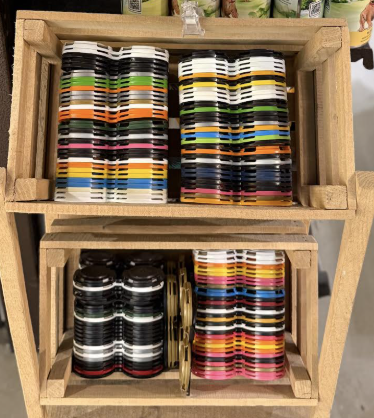
#> input picture shelf_carriers.png, 374 x 418 px
$ python -i pipeline.py   (imports and definitions only)
#> lines starting #> are read from the running program, lines starting #| are printed output that depends on the picture; after the words box and inside, x2 and y2 are one past the last pixel; in counts of white or black regions, pixels touching at a corner belong together
### autostack.py
"""Find carrier stacks automatically and work out, for each one, the slot
columns, the plain-wall columns and the top/bottom rows that counter.py needs."""
import numpy as np
from scipy import ndimage as nd

def ridge_density(L):
    """How many dark horizontal ridges (slot rows) per 31 rows, per pixel."""
    bp = nd.gaussian_filter1d(L, 0.8, axis=0) - nd.gaussian_filter1d(L, 3, axis=0)
    mn = (bp <= nd.minimum_filter1d(bp, 3, axis=0)) & (bp < -8)
    return nd.uniform_filter(mn.astype(float), (31, 9)) * 31

def _runs(mask, min_len):
    out, start = [], None
    for i, v in enumerate(list(mask) + [False]):
        if v and start is None:
            start = i
        elif not v and start is not None:
            if i - start >= min_len:
                out.append((start, i))
            start = None
    return out

def find_boxes(L, thresh=3.5):
    """Rough stack boxes (x0, y0, x1, y1): shelves are row bands of high ridge
    density, stacks are column runs inside each band."""
    D = ridge_density(L)
    m = nd.binary_opening(D > thresh, np.ones((5, 5)))
    H, W = L.shape
    boxes = []
    for y0, y1 in _runs(m.mean(1) > 0.15, 40):
        col = m[y0:y1].mean(0)
        col = nd.uniform_filter1d(col, 5)
        for x0, x1 in _runs(col > 0.35 * col.max(), 30):
            boxes.append((x0, y0, x1, y1))
    return boxes

def refine(L, box):
    """From a box drawn around one stack (top edge on the top carrier, bottom
    edge on the bottom carrier; the sides can be loose), pick the slot columns
    and the plain-wall columns."""
    x0, y0, x1, y1 = box
    sub = L[y0:y1, x0:x1]
    hp = sub - nd.uniform_filter1d(sub, 9, axis=0)
    score = np.abs(hp[5:-5]).mean(0)                      # per-column texture
    inner = np.arange(x1 - x0)
    lo, hi = int(0.08 * len(inner)), int(0.92 * len(inner))
    s_in = score[lo:hi]
    # slot columns: the strongest-textured run in the left half of the stack
    half = lo + (hi - lo) // 2
    # slots are the columns with the most dark ridges (colour-band edges give texture too)
    bp = nd.gaussian_filter1d(sub, 0.8, axis=0) - nd.gaussian_filter1d(sub, 3, axis=0)
    rid = ((bp <= nd.minimum_filter1d(bp, 3, axis=0)) & (bp < -8))[5:-5].mean(0)
    rid = nd.uniform_filter1d(rid, 3)
    c = lo + int(np.argmax(rid[lo:half]))
    slot = [x for x in range(c - 3, c + 4) if lo <= x < hi and rid[x] > 0.7 * rid[c]]
    # wall columns: longest run of medium texture (plain plastic, not slots or background)
    med = (score > 0.25 * s_in.max()) & (score < 0.65 * s_in.max())
    med[:lo] = False; med[hi:] = False
    runs = _runs(med, 4) or [(lo, lo + 4)]
    a, b = max(runs, key=lambda r: r[1] - r[0])
    solid = list(range(a + 1, b - 1)) or list(range(a, b))
    top, bottom = y0, y1 - 1
    return dict(slot=[x0 + x for x in slot], solid=[x0 + x for x in solid],
                top=int(top), bottom=int(bottom), box=box)

def _ridge_boxes(L, thresh=3.0, frac=0.5):
    """Stack boxes with no hand input: find_boxes gives the shelf bands and
    column runs, then each box is narrowed to its stack's columns and to the
    longest run of rows that still has dense slot ridges."""
    D = ridge_density(L)
    out = []
    for x0, y0, x1, y1 in find_boxes(L, thresh):
        mask = nd.binary_opening(D[y0:y1, x0:x1] > thresh, np.ones((5, 5)))
        col = nd.uniform_filter1d(mask.mean(0), 5)
        xs = np.where(col > 0.35 * col.max())[0]
        prof = nd.uniform_filter1d(mask[:, xs[0]:xs[-1] + 1].mean(1), 7)
        runs = _runs(prof > frac * prof.max(), 20)
        if not runs:
            continue
        r = max(runs, key=lambda r: r[1] - r[0])
        out.append((int(x0 + xs[0]), int(y0 + r[0]), int(x0 + xs[-1] + 1), int(y0 + r[1])))
    return out

def _blob_boxes(rgb, dist=35, min_area=600):
    """Stacks as foreground blobs: pixels far from their row's median colour
    (the wall/shelf behind). Works when the background is mostly plain."""
    d = np.sqrt(((rgb - np.median(rgb, axis=1, keepdims=True)) ** 2).sum(2))
    m = nd.binary_opening(nd.binary_closing(d > dist, np.ones((9, 9))), np.ones((7, 7)))
    lab, _ = nd.label(m)
    boxes = [(s[1].start, s[0].start, s[1].stop, s[0].stop) for s in nd.find_objects(lab)]
    # a carrier close to the wall's colour splits its stack: rejoin pieces that
    # share their columns and sit within `gap` rows of each other
    gap, merged = 35, True
    while merged:
        merged = False
        for i in range(len(boxes)):
            for j in range(i + 1, len(boxes)):
                a, b = boxes[i], boxes[j]
                ov = min(a[2], b[2]) - max(a[0], b[0])
                if ov >= 0.7 * min(a[2] - a[0], b[2] - b[0]) and max(a[1], b[1]) - min(a[3], b[3]) <= gap:
                    boxes[i] = (min(a[0], b[0]), min(a[1], b[1]), max(a[2], b[2]), max(a[3], b[3]))
                    del boxes[j]
                    merged = True
                    break
            if merged:
                break
    return [b for b in boxes if (b[2] - b[0]) * (b[3] - b[1]) >= min_area]

def auto_boxes(rgb):
    """rgb: HxWx3 float. Returns (boxes, loose): loose boxes (ridge method) may
    spill past the stack's ends and need trim_ends. Foreground blobs when they look like separate stacks
    (none covers over a third of the photo); otherwise slot-ridge density."""
    H, W = rgb.shape[:2]
    blobs = _blob_boxes(rgb)
    if blobs and all((x1 - x0) * (y1 - y0) < H * W / 3 for x0, y0, x1, y1 in blobs):
        return blobs, False
    return _ridge_boxes(rgb.mean(2)), True

# [21 lines left out: function trim_ends, not called in this run]

### counter.py
"""Can-carrier stack counter.

Carriers sit in stacks seen edge-on. Every carrier shows one dark "slot" row
(the gap through its side openings) at its bottom edge, so counting carriers is
counting slot rows. Pipeline per stack:
  1. take the vertical brightness profile through the slot columns
  2. estimate the carrier pitch (px per carrier) from the profile spectrum
  3. dynamic programming picks the slot rows: dark rows, spaced about one pitch
  4. each carrier's colour = median of the solid (non-slot) columns between slots
  5. a k-NN colour classifier (trained on hand-labelled carriers) names the colour
"""
import numpy as np

# [73 lines left out: functions period, dp_slots, analyse_stack, rgb_to_lab, not called in this run]

class KNNColour:
    def __init__(self, k=3):
        self.k = k
    # [13 lines left out: functions fit, predict, not called in this run]

### pipeline.py
"""One call from photo to counts + annotated picture (used by server.py).

analyse(PIL image) finds the stacks, counts the carriers in each, names each
carrier's colour, and returns the marked-up photo."""
import json, os
from collections import Counter
import numpy as np
from PIL import Image, ImageDraw, ImageFont, ImageOps
from counter import analyse_stack, KNNColour
from autostack import auto_boxes, refine, trim_ends
from synth import PALETTE

HERE = os.path.dirname(os.path.abspath(__file__))
# [1 line not run here, left out]
# [1 line that did not run here, left out]
HEIGHT = 418          # the model was tuned at ~4-5 px per carrier at this photo height
MAX_OUT = 1600        # longest side of the annotated picture

def _font(size):
    for f in ('DejaVuSans-Bold.ttf', 'DejaVuSans.ttf'):
        try:
            return ImageFont.truetype(f, size)
        except OSError:
            pass
    return ImageFont.load_default()

def _reading_order(boxes):
    """Shelf by shelf, left to right. Boxes share a shelf when their row spans overlap."""
    shelves = []
    for b in sorted(boxes, key=lambda b: b[1]):
        for sh in shelves:
            lo, hi = min(x[1] for x in sh), max(x[3] for x in sh)
            if min(hi, b[3]) - max(lo, b[1]) > 0.3 * (b[3] - b[1]):
                sh.append(b); break
        else:
            shelves.append([b])
    return [b for sh in sorted(shelves, key=lambda sh: min(x[1] for x in sh)) for b in sorted(sh, key=lambda b: b[0])]

def analyse(img, height=HEIGHT):
    img = ImageOps.exif_transpose(img).convert('RGB')
    if max(img.size) > MAX_OUT:
        k = MAX_OUT / max(img.size)
        img = img.resize((round(img.width * k), round(img.height * k)), Image.LANCZOS)
    s = height / img.height if img.height > height else 1.0     # photo -> model scale
    small = img.resize((round(img.width * s), round(img.height * s)), Image.LANCZOS) if s != 1 else img
    rgb = np.asarray(small).astype(float); L = rgb.mean(2)
    boxes, loose = auto_boxes(rgb)
    boxes = _reading_order(boxes)

    out = img.copy().convert('RGBA'); ov = Image.new('RGBA', out.size, (0, 0, 0, 0)); d = ImageDraw.Draw(ov)
    fs = max(14, img.width // 40); font = _font(fs); lw = max(2, img.width // 350)
    stacks, total = [], Counter()
    for i, b in enumerate(boxes):
        try:
            st = refine(L, tuple(int(v) for v in b))
            P, slots, cols = analyse_stack(rgb, st['slot'], st['solid'], st['top'], st['bottom'], *MODEL['params'])
            if loose:
                lo, hi = trim_ends(L, st['slot'], slots, P)
                slots, cols = slots[lo:hi], cols[lo:hi]
        except Exception:
            continue
        if not len(slots):
            continue
        names = list(KNN.predict(cols))
        c = Counter(names); total.update(c)
        x0, y0, x1, y1 = [v / s for v in b]
        d.rectangle([x0, y0, x1, y1], outline=(255, 0, 255, 255), width=lw)
        for y, n in zip(slots, names):
            Y = (y + 0.5) / s; h = max(2, 1.6 / s)
            d.line([(x0, Y), (x1, Y)], fill=(255, 255, 255, 110), width=1)
            d.rectangle([x0 - 7 * h, Y - h, x0 - 2 * h, Y + h], fill=PALETTE[n] + (255,), outline=(0, 0, 0, 255))
        label = f'#{len(stacks) + 1}  {len(slots)}'
        tw = d.textlength(label, font=font)
        ty = max(0, y0 - fs - 8)
        d.rectangle([x0, ty, x0 + tw + 12, ty + fs + 6], fill=(255, 0, 255, 235))
        d.text((x0 + 6, ty + 2), label, fill=(255, 255, 255, 255), font=font)
        stacks.append(dict(id=len(stacks) + 1, count=len(slots), colours=dict(c.most_common()),
                           box=[round(v) for v in (x0, y0, x1, y1)]))
    n = sum(total.values())
    return dict(image=Image.alpha_composite(out, ov).convert('RGB'), size=list(img.size), stacks=stacks, total=n,
                cans=4 * n, colours=dict(total.most_common()),
                colour_rgb={k: PALETTE[k] for k in total})

>>> from PIL import Image
>>> picture = Image.open('shelf_carriers.png')
#> picture is the input picture: PIL image 374x418 RGB; mean R, G, B 138.8, 113.7, 86.2
>>> result = analyse(picture)
#> in _blob_boxes, `m = nd.binary_opening(nd.binary_closing(d > dist, np.ones((9, 9))), np..`:
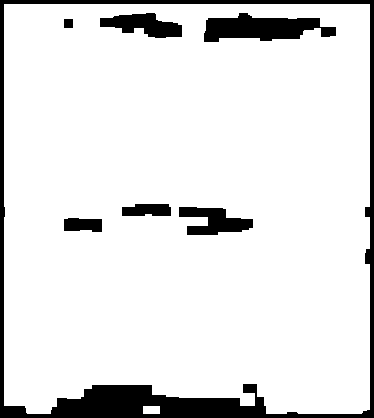
#> m: shape (418, 374) bool; 89.2% white; 7 black regions, largest, box (x1, y1, x2, y2) and area: (0, 0, 374, 418) 10774, (204, 13, 336, 42) 2449, (179, 207, 253, 235) 1263
#> in _blob_boxes, `lab, _ = nd.label(m)`:
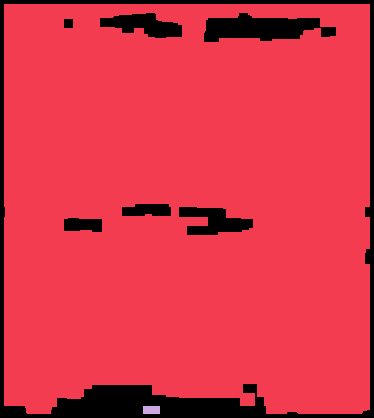
#> lab: shape (418, 374) int32; 3 distinct labels, from 0 to 2; one colour per label, 0 black
#> in _blob_boxes, `boxes = [(s[1].start, s[0].start, s[1].stop, s[0].stop) for s in nd.fi..`: boxes = [(4, 4, 370, 414), (143, 406, 160, 414)]
#> after the loop in _blob_boxes, `while merged:`: boxes = [(4, 4, 370, 414)]
#> in ridge_density, `mn = (bp <= nd.minimum_filter1d(bp, 3, axis=0)) & (bp < -8)`: mn: shape (418, 374) bool; 7.9% white in thin lines or dots
#> in find_boxes, `m = nd.binary_opening(D > thresh, np.ones((5, 5)))`:
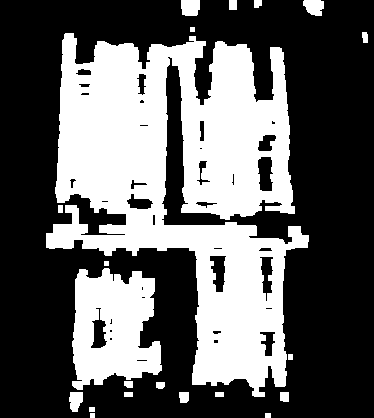
#> m: shape (418, 374) bool; 37.7% white; 21 white regions, largest, box (x1, y1, x2, y2) and area: (46, 33, 309, 397) 49509, (72, 268, 162, 390) 7845, (181, 0, 200, 16) 281
#> in find_boxes, `H, W = L.shape`: H = 418; W = 374
#> the loop in _ridge_boxes, `for x0, y0, x1, y1 in find_boxes(L, thresh):` made 4 passes
#> (x0, y0, x1, y1, r) on passes 1, 2, 4: (58, 42, 167, 217, (3, 173)), (181, 42, 262, 217, (3, 173)), (194, 224, 285, 386, (0, 161))
#> (x0, y0, x1, y1, runs) on pass 3: (73, 224, 160, 386, [(0, 25), (52, 154)])
#> pass 1, in _ridge_boxes, `mask = nd.binary_opening(D[y0:y1, x0:x1] > thresh, np.ones((5, 5)))`:
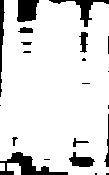
#> mask: shape (175, 109) bool; 88.1% white; 21 black regions (10 under 20 px), largest, box (x1, y1, x2, y2) and area: (0, 152, 68, 175) 604, (17, 0, 39, 22) 399, (49, 0, 109, 27) 347
#> after the loop in _ridge_boxes, `for x0, y0, x1, y1 in find_boxes(L, thresh):`: out = [(58, 45, 167, 215), (181, 45, 262, 215), (73, 276, 160, 378), (194, 224, 285, 385)]
#> in analyse, `boxes, loose = auto_boxes(rgb)`: boxes has the same summary as out in _ridge_boxes; loose = True
#> the loop in _reading_order, `for b in sorted(boxes, key=lambda b: b[1]):` made 4 passes
#> after the loop in _reading_order, `for b in sorted(boxes, key=lambda b: b[1]):`: sh = [(194, 224, 285, 385), (73, 276, 160, 378)]; shelves = [[(58, 45, 167, 215), (181, 45, 262, 215)], [(194, 224, 285, 385), (73, 276, 160, 378)]]
#> in analyse, `ov = Image.new('RGBA', out.size, (0, 0, 0, 0))`: ov: PIL image 374x418 RGBA; every value is 0
#> the loop in analyse, `for i, b in enumerate(boxes):` made 4 passes
#> pass 1, in refine, `hp = sub - nd.uniform_filter1d(sub, 9, axis=0)`:
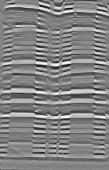
#> hp: shape (170, 109) float64; min -145.4, max 138.4, mean 0; drawn with min black and max white
#> pass 1, in refine, `bp = nd.gaussian_filter1d(sub, 0.8, axis=0) - nd.gaussian_filter1d(sub..`:
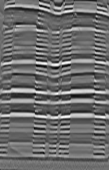
#> bp: shape (170, 109) float64; min -73.27, max 97.6, mean 0; drawn with min black and max white
#> pass 2, in refine (call 2), `sub = L[y0:y1, x0:x1]`:
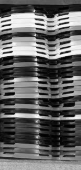
#> sub: shape (170, 81) float64; min 0.333, max 251.3, mean 100.2
#> after the loop in analyse, `for i, b in enumerate(boxes):`: stacks = []; total = 0 items
#> in analyse, `n = sum(total.values())`: n = 0
#> result = 7 items

$ run again, on shelf_carriers_counted.png
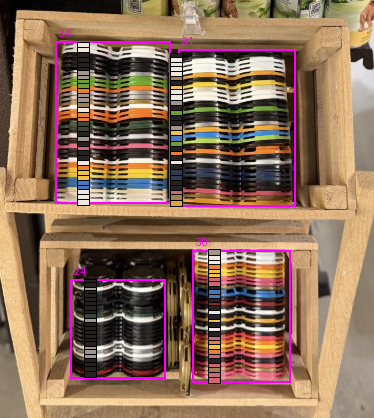
#> input picture shelf_carriers_counted.png, 374 x 418 px
#> picture is the input picture: PIL image 374x418 RGB; mean R, G, B 140.9, 111.1, 89.7
#> lab: shape (418, 374) int32; 3 distinct labels, from 0 to 2
#> in _blob_boxes, `boxes = [(s[1].start, s[0].start, s[1].stop, s[0].stop) for s in nd.fi..`: boxes = [(4, 4, 370, 414), (143, 406, 160, 414)]
#> after the loop in _blob_boxes, `while merged:`: boxes = [(4, 4, 370, 414)]
#> in ridge_density, `mn = (bp <= nd.minimum_filter1d(bp, 3, axis=0)) & (bp < -8)`:
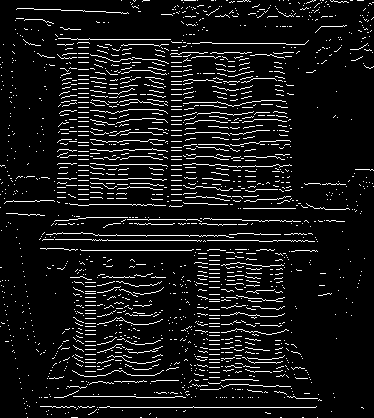
#> mn: shape (418, 374) bool; 8.3% white in thin lines or dots
#> in find_boxes, `H, W = L.shape`: H = 418; W = 374
#> the loop in _ridge_boxes, `for x0, y0, x1, y1 in find_boxes(L, thresh):` made 3 passes
#> (x0, y0, x1, y1, r) on passes 1, 3: (59, 38, 263, 216, (4, 178)), (195, 219, 285, 389, (6, 168))
#> after the loop in _ridge_boxes, `for x0, y0, x1, y1 in find_boxes(L, thresh):`: out = [(59, 42, 263, 216), (74, 274, 161, 389), (195, 225, 285, 387)]
#> in analyse, `boxes, loose = auto_boxes(rgb)`: boxes has the same summary as out in _ridge_boxes; loose = True
#> the loop in _reading_order, `for b in sorted(boxes, key=lambda b: b[1]):` made 3 passes
#> after the loop in _reading_order, `for b in sorted(boxes, key=lambda b: b[1]):`: sh = [(195, 225, 285, 387), (74, 274, 161, 389)]; shelves = [[(59, 42, 263, 216)], [(195, 225, 285, 387), (74, 274, 161, 389)]]
#> ov: PIL image 374x418 RGBA; every value is 0
#> the loop in analyse, `for i, b in enumerate(boxes):` made 3 passes
#> pass 2, in refine (call 2), `sub = L[y0:y1, x0:x1]`:
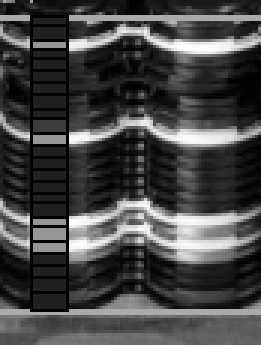
#> sub: shape (115, 87) float64 (shown 3 times larger); min 0, max 253.7, mean 69.8
#> after the loop in analyse, `for i, b in enumerate(boxes):`: stacks = []; total = 0 items
#> n = 0
#> result = 7 items
